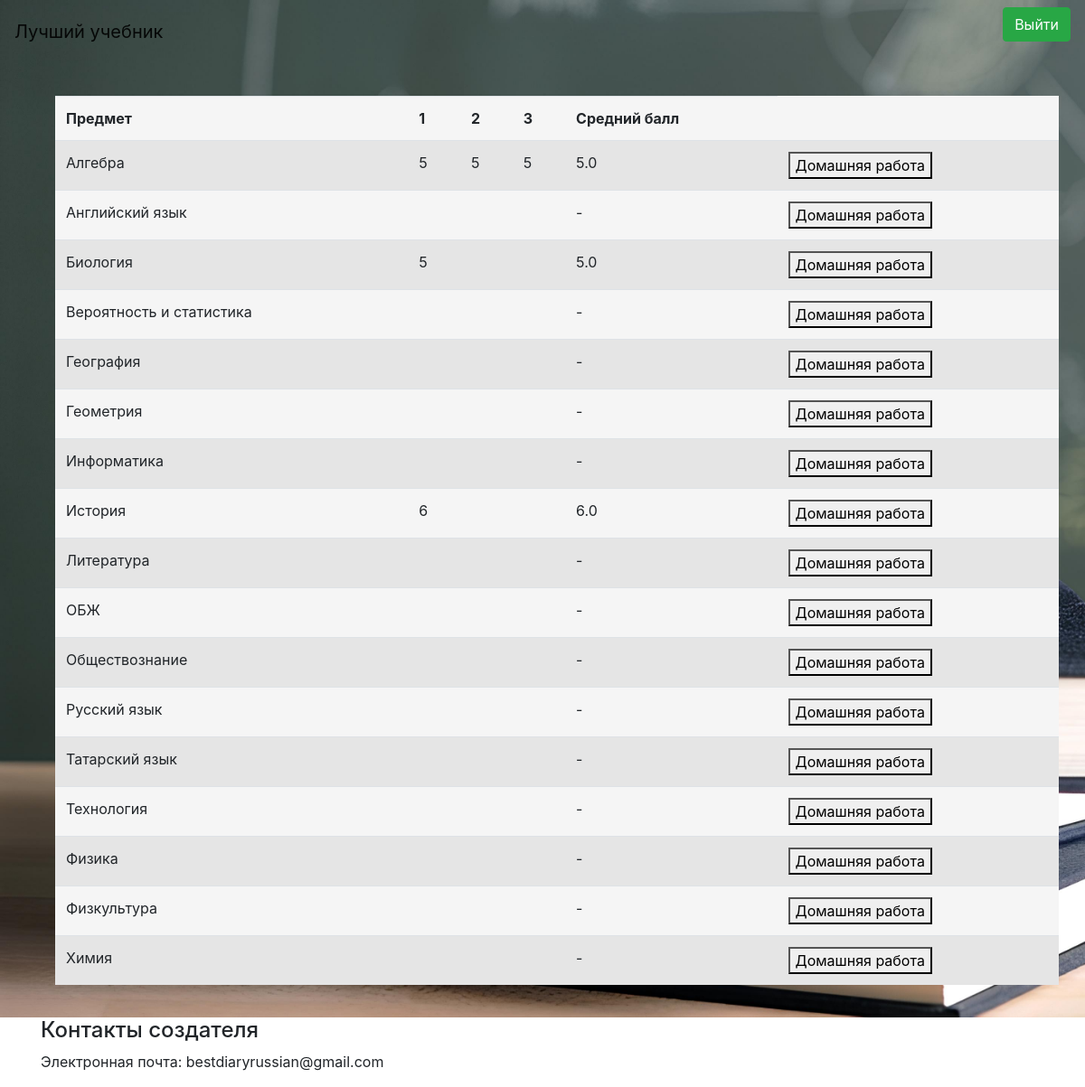
Page /user (signed in) on the committed database.
### data/predmet.py (models this page shows)
class Predmet(SqlAlchemyBase, UserMixin):
    __tablename__ = 'predmets'
    id = sqlalchemy.Column(sqlalchemy.Integer,
                           primary_key=True, autoincrement=True)
    name = sqlalchemy.Column(sqlalchemy.String, nullable=True)

### main.py (the view)
@app.route("/user", methods=['GET', 'POST'])
def user():
    if request.form.get("edit"):
        return redirect(f"/homeWork/{request.form.get('edit')}")
    coc = request.cookies.get("coc", 0)
    if coc:
        db_sess = db_session.create_session()
        userUs = db_sess.query(User).filter(
            User.id == int(coc.split(';')[0])).first()
        us = coc.split(';')[1]
        headings = ["Предмет", "Средний балл"]
        a = []
        mx = 0
        for i in db_sess.query(Predmet):
            evalutions = db_sess.query(Evaluation).filter(
                Evaluation.idUser == userUs.id).filter(
                Evaluation.idPredmet == i.id)
            p = 0
            for _ in evalutions:
                p += 1
            if mx < p:
                mx = p
        for i in range(mx, 0, -1):
            headings.insert(1, str(i))
        kk = 0
        for i in db_sess.query(Predmet).order_by(Predmet.name):
            kk += 1
            evalutions = db_sess.query(Evaluation).filter(
                Evaluation.idUser == userUs.id).filter(
                Evaluation.idPredmet == i.id)
            b = ['' for i in range(len(headings))]
            b[0] = i.name
            sm = 0
            k = 0
            if evalutions:
                for j in evalutions:
                    sm += j.type
                    k += 1
                    b[headings.index(str(k))] = j.type
                if k != 0:
                    b[-1] = str((sm / k * 100) // 1 / 100)
                else:
                    b[-1] = '-'
            else:
                b[-1] = '-'
            a.append(b)
        return render_template("user.html", headings=headings, data=a, us=us,
                               bg='img')
    else:
        return redirect("/")

### data/db_session.py (called while the page is built)
def create_session() -> Session:
    global __factory
    return __factory()

### main.py (called while the page is built)
@login_manager.user_loader
def load_user(user_id):
    db_sess = db_session.create_session()
    return db_sess.query(User).get(user_id)

### templates/user.html (shortened to what this page needs)
<!DOCTYPE html>
<html lang="en">
<head>
    <link rel="stylesheet" href="/static/styles.css">
</head>
<body>
{% extends "base.html" %}
{% block content %}
<table class="table">
    <tr class="table__header">
        {% for header in headings %}
        <th class="table__cell"> {{ header }}</th>
        {% endfor %}
    </tr>
    {% for row in data %}
        <tr class="table__row">
            {% for cell in row %}
                <td class="table__cell"> {{ cell }} </td>
            {% endfor %}
            <form action="" method="POST">
            <td><button type="submit" name="edit" value="{{ row[0] }}"
                        formmethod="post">Домашняя работа</button></td>
            </form>
        </tr>
    {% endfor %}
</table>
{% endblock %}

### static/styles.css (style rules this page uses)
.table { border-spacing: 0; margin: 1rem; background-color: #f5f5f5; }
.table__row:nth-child(even) { background-color: #e5e5e5; }
.table__header { text-align: left; }
.table__cell { padding: 8px; }

### rows in the picture
Predmet: name "Алгебра", row "5" "5" "5" "5.0"
Predmet: name "Английский язык", row "-"
Predmet: name "Биология", row "5" "5.0"
Predmet: name "Вероятность и статистика", row "-"
Predmet: name "География", row "-"
Predmet: name "Геометрия", row "-"
Predmet: name "Информатика", row "-"
Predmet: name "История", row "6" "6.0"
Predmet: name "Литература", row "-"
Predmet: name "ОБЖ", row "-"
Predmet: name "Обществознание", row "-"
Predmet: name "Русский язык", row "-"
Predmet: name "Татарский язык", row "-"
Predmet: name "Технология", row "-"
Predmet: name "Физика", row "-"
Predmet: name "Физкультура", row "-"
Predmet: name "Химия", row "-"

### other values in the picture
{{ header }} "Предмет" "1" "2" "3" "Средний балл"
